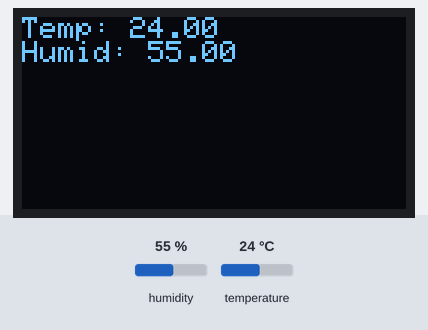
A sketch run on a simulated ESP8266 (NodeMCU). On the bench: 128×64 one-colour display. The inputs (shaded band) are chosen by the test bench; at power-on: humidity 55 %, temperature 24 °C.

Above: at 2.2 s.
2.3 s: humidity set to 22 %
At 12.3 s:
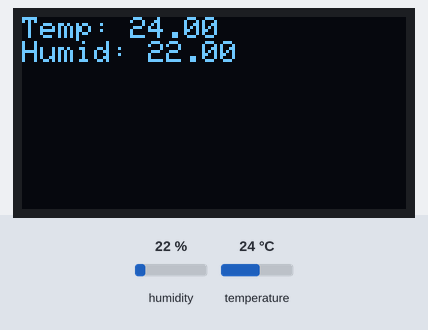
12.6 s: temperature set to 12 °C
At 21.9 s:
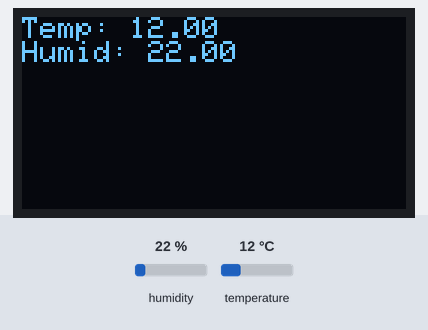
22.7 s: humidity set to 40 %
At 32.4 s:
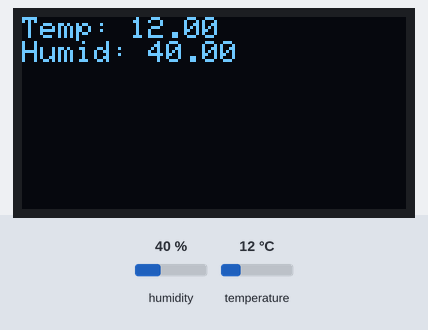
32.7 s: temperature set to 19 °C
Timing chart, 0 to 35.7 s (numbered marks = the images above; inputs shaded):
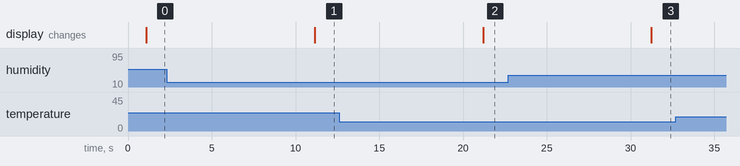

The sketch:

Test_2_Part_1_Revised.ino
```cpp
#include<OakOLED.h>
#include<DHT.h>
#define DHTPIN D4      // Selecting the pin at which we have connected DHT11
#define DHTTYPE DHT11


DHT dht ( DHTPIN, DHTTYPE );

OakOLED oled;


void setup() {
  // put your setup code here, to run once:
  Serial.begin(9600);
  oled.begin();
  oled.clearDisplay();
  oled.setTextSize(1);
  oled.setTextColor(1);
  oled.setCursor(0,0);
  oled.println("INITIALIZING SENSORS");
  oled.display();
  delay(1000);
  dht.begin (  );
}

void loop() {
  // put your main code here, to run repeatedly:
  float h = dht.readHumidity();
  float t = dht.readTemperature();

  if (isnan(h) || isnan(t)){
    Serial.println("Failed to read from DHT sensor!");
    return;
  }
  oled.clearDisplay();
  oled.setTextSize(1.5);
  oled.setTextColor(1);
  oled.setCursor(0,0);
  oled.print("Temp: ");
  oled.println(t);
  oled.print("Humid: ");
  oled.println(h);
  oled.display();
  delay(10000);

}
```

Measured:
- after the input at 2.3 s, the display: changes after 8.9 s (image 1)
- after the input at 12.6 s, the display: changes after 8.6 s (image 2)
- after the input at 22.7 s, the display: changes after 8.6 s (image 3)
